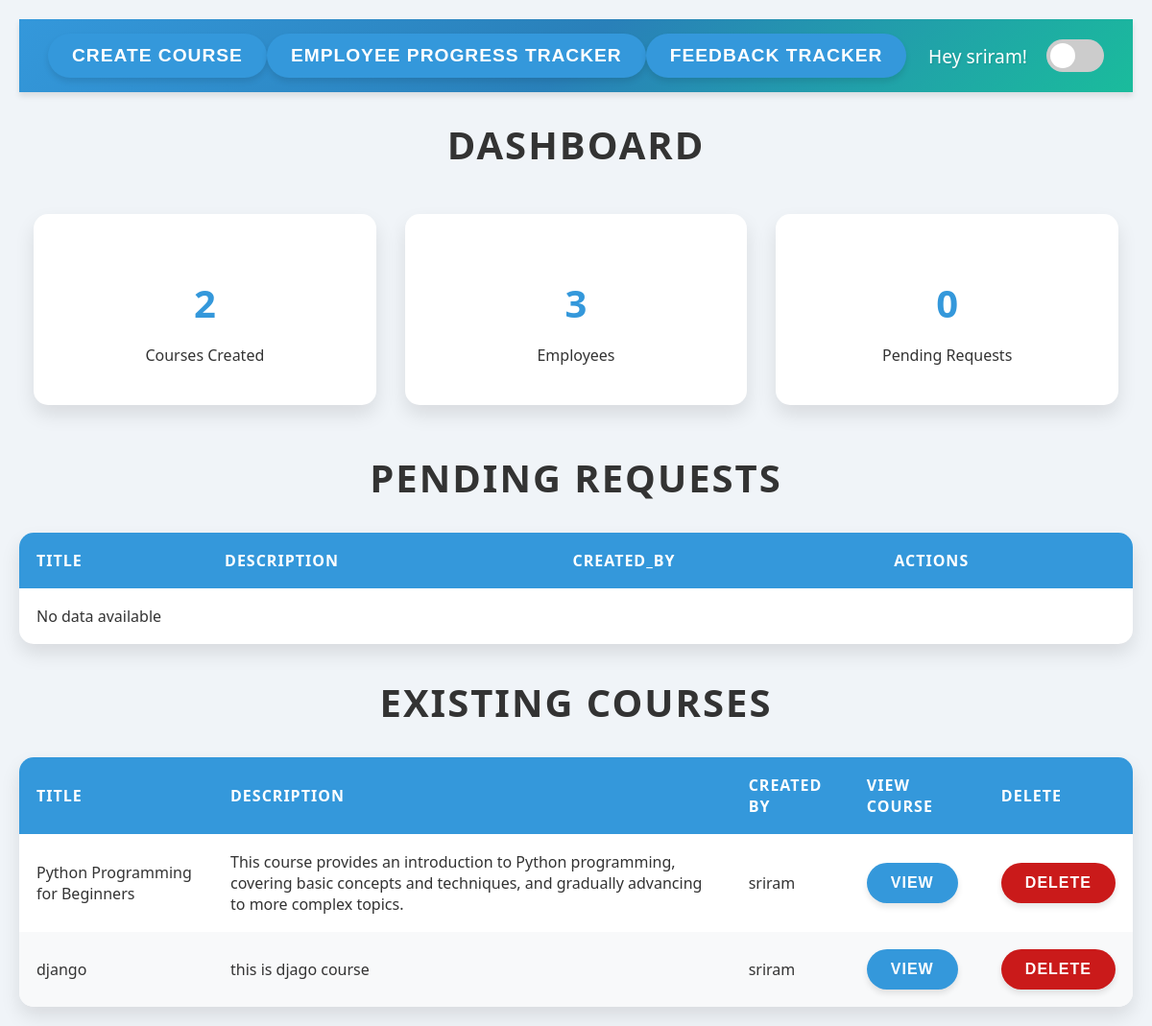
Page /dashboard/Admin/1/ on the earlier database version.
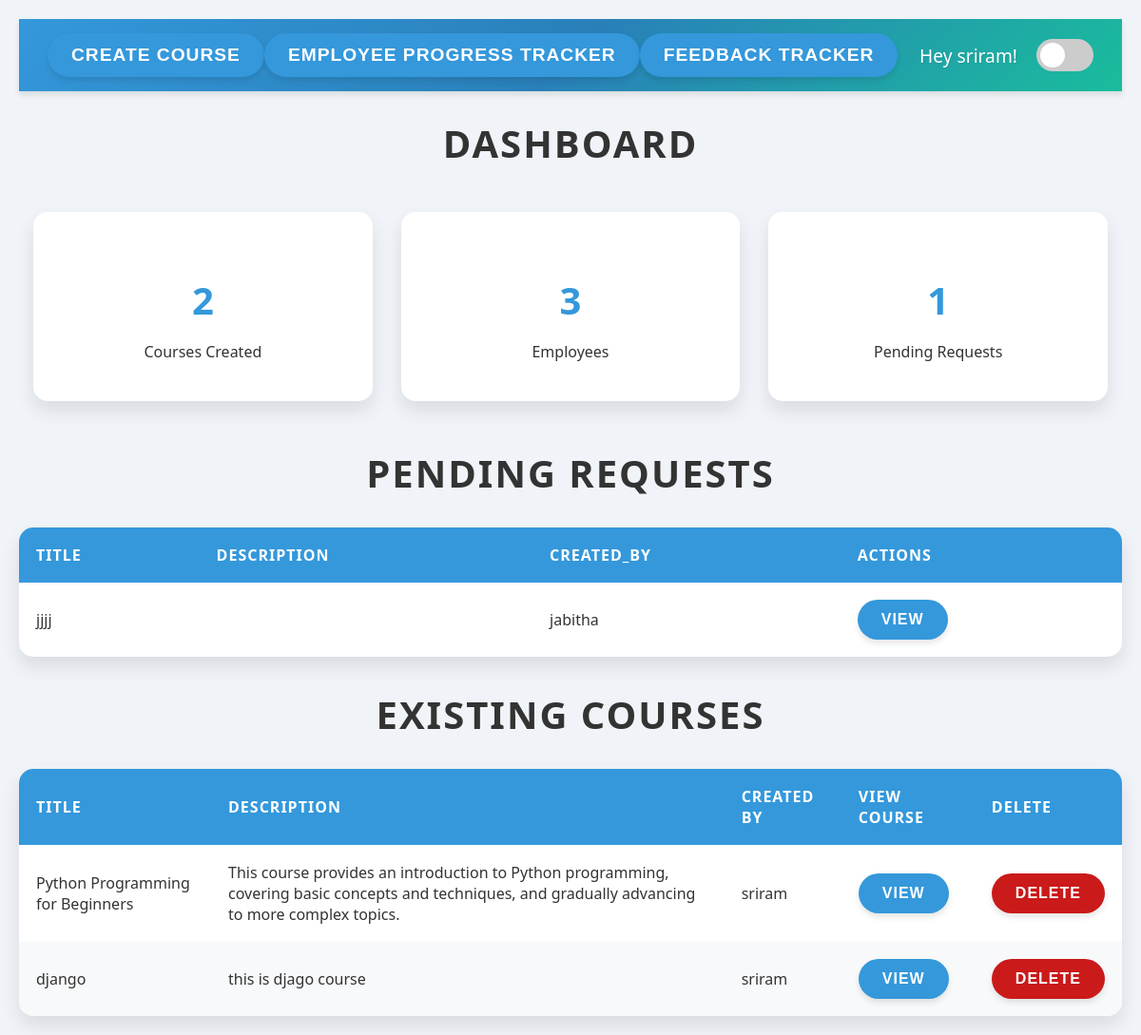
Same page on the later database version.
### dashboards/models.py (models this page shows, shortened)
class Course(models.Model):
    course_id = models.AutoField(primary_key=True)
    title = models.CharField(max_length=255, unique=True)
    description = models.TextField(null=True, blank=True)
    created_by = models.ForeignKey(
        'authentication.User',
        on_delete=models.CASCADE,
        limit_choices_to={'role__role_name': 'Admin'},
        related_name='created_courses'
    )
    created_at = models.DateTimeField(auto_now_add=True)
    employees = models.ManyToManyField(
        'authentication.User',
        related_name='enrolled_courses',
        limit_choices_to={'role__role_name': 'Employee'},
        blank=True
    )

class TrainingRequest(models.Model):
    request_id = models.AutoField(primary_key=True)
    title = models.CharField(max_length=255)
    description = models.TextField(null=True, blank=True)
    status = models.CharField(
        max_length=10,
        choices=[('Pending', 'Pending'),
                 ('Approved', 'Approved'),
                 ('Rejected', 'Rejected')],
        default='Pending'
    )
    account_manager = models.ForeignKey(
        'authentication.User',
        on_delete=models.CASCADE,
        limit_choices_to={'role__role_name': 'Manager'}
    )
    course_duration = models.PositiveIntegerField(help_text="Duration in days")  # New field
    employee_count = models.PositiveIntegerField(help_text="Number of employees involved")  # New field
    created_at = models.DateTimeField(auto_now_add=True)

### authentication/models.py (models this page shows, shortened)
class User(models.Model):
    name = models.CharField(max_length=100)
    email = models.EmailField(unique=True)
    password = models.CharField(max_length=255)
    role = models.ForeignKey(Role, on_delete=models.CASCADE)
    def __str__(self):
        return self.name

### dashboards/views.py (the view)
# urls.py: path('Admin/<int:user_id>/', views.Admin_view, name='Admin'),
def Admin_view(request, user_id):
    admin = get_object_or_404(User, id=user_id)
    if request.method == 'POST' and 'delete_course' in request.POST:
        course_id = request.POST.get('course_id')
        course = get_object_or_404(Course, course_id=course_id)
        course.delete()
        return redirect('Admin', user_id=user_id)  # Redirect to the admin page after deletion
    context = {
        'admin': admin,
        'user_id': user_id,
        'courses_count': Course.objects.all().count(),
        'pending_count': TrainingRequest.objects.filter(status='Pending').count(),
        'employees_count': User.objects.filter(role=Role.objects.get(role_name='Employee').id).count(),
        'pending_requests': TrainingRequest.objects.filter(status='Pending'),
        'courses': Course.objects.all(),
    }
    return render(request, 'dashboards/Admin.html', context)

### dashboards/templates/dashboards/Admin.html (shortened to what this page needs)
{% load static %}
<!DOCTYPE html>
<html lang="en">
<head>
  <link rel="stylesheet" href="{% static 'css/admin.css' %}">
</head>
<body>
  <div id="app">
    <div id="dashboard-page" class="page active">
      <nav>
        <span>
          <a href="{% url 'create_course' user_id %}"><button>create course</button></a>
          <a href="{% url 'employee_progress' %}"><button>Employee Progress Tracker</button></a>
          <a href="{% url 'feedback_tracker' user_id %}"><button>Feedback Tracker</button></a>
        </span>
        <span>
          Hey {{admin.name}}!
          <label class="theme-switch">
            <span class="slider"></span>
          </label>
        </span>
      </nav>
      <h1>Dashboard</h1>
      <div class="dashboard-metrics">
        <div>
          <h3>{{courses_count}}</h3>
          <p>Courses Created</p>
        </div>
        <div>
          <h3>{{employees_count}}</h3>
          <p>Employees</p>
        </div>
        <div>
          <h3>{{pending_count}}</h3>
          <p>Pending Requests</p>
        </div>
      </div>
      <div>
        <h2>Pending Requests</h2>
        <table id="pending-requests">
          <thead>
              <tr>
                <th>title</th>
                <th>description</th>
                <th>created_by</th>
                <th>Actions</th>
              </tr>
        </thead>
        <tbody>
          {% for item in pending_requests %}
            <tr>
                <td>{{ item.title }}</td>
                <td>{{ item.description }}</td>
                <td>{{item.account_manager}}</td>
                <td><a href="{% url 'admin_action' user_id=user_id request_id=item.request_id %}"><button>View</button></a></td>
            </tr>
            {% empty %}
            <tr>
                <td colspan="4">No data available</td>
            </tr>
            {% endfor %}
        </tbody>
        </table>
        <h2>Existing Courses</h2>
        <table id="existing-courses">
          <thead>
              <tr>
                  <th>Title</th>
                  <th>Description</th>
                  <th>Created By</th>
                  <th>View Course</th>
                  <th>Delete</th>
              </tr>
          </thead>
          <tbody>
              {% for item in courses %}
              <tr>
                  <td>{{ item.title }}</td>
                  <td>{{ item.description }}</td>
                  <td>{{ item.created_by }}</td>
                  <td><a href="{% url 'view_course' course_id=item.course_id user_id=user_id %}"><button>View</button></a></td>
                  <td>
                      <form method="POST" action="{% url 'Admin' user_id=admin.id %}">
                          <button type="submit" name="delete_course" style="background-color: rgb(202, 26, 26);">Delete</button>
                      </form>
                  </td>
              </tr>
              {% empty %}
              <tr>
                  <td colspan="4">No data available</td>
              </tr>
              {% endfor %}
          </tbody>
      </table>
  </div>
</body>
</html>

Differences in the rows shown:
added TrainingRequest: title "jjjj", account_manager "jabitha"
Other differences:
{{ pending_count }}: "0" → "1"
text no longer shown: "No data available"
